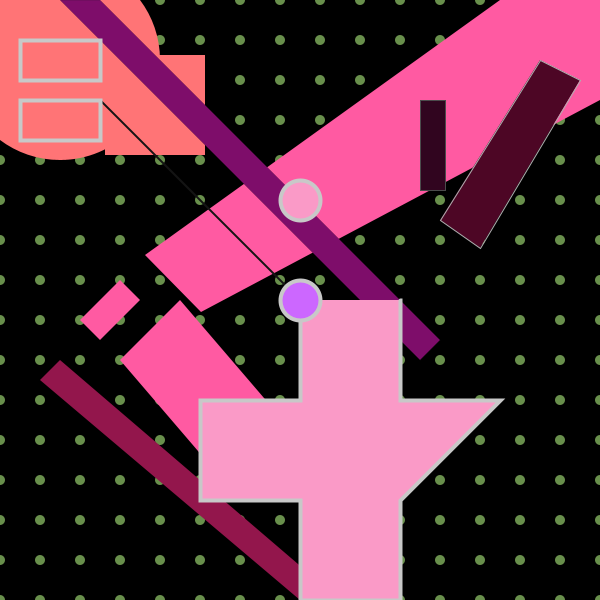
Frame 1 (no input)
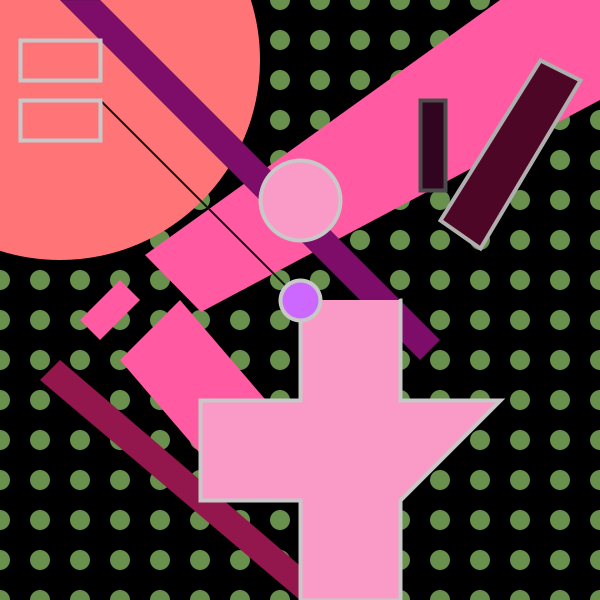
Frame 60 (the mouse pressed at the canvas centre just before this capture)
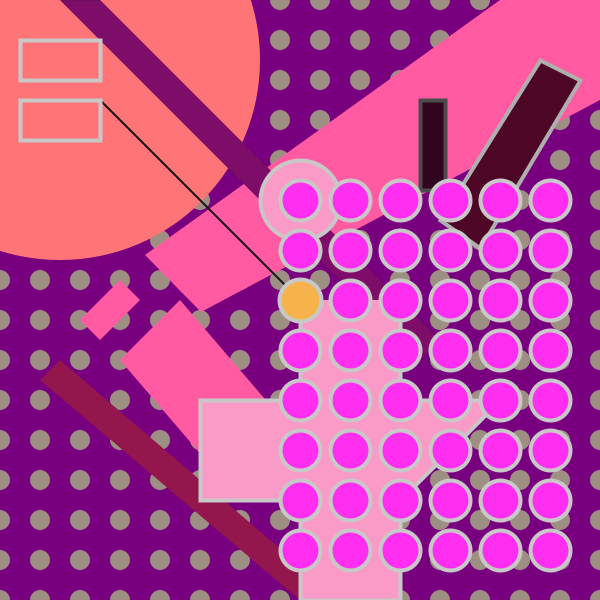
Frame 120 (the mouse held since frame 60 and released just before this capture)

The Processing sketch that drew these frames (run headless with seeded random() and noise(); from frame 60 on, the mouse is pressed at the canvas centre):

// Processing sketch: processing_16212
// ── processing_16212.pde

void setup() {
 
  size(600,600); 
  noStroke();
  background(219,189,252); 
 
  smooth();
}
 
void draw() {

  noStroke();
 
  float mapColorR = map(mouseX, 0, 600, 0, 240);
  float mapColorB = map(mouseY, 0, width, 0, 255);
  fill(mapColorR,0, mapColorB);
  rect(0, 0, width, height);
 
  for (int y=0; y <= height; y +=40) { 
 
    for (int x= 0; x <= width; x +=40) { 
 
      fill (186,262,135,144); 
 
      ellipse(x,y,10,10);
    }
  } 
  
  smooth();
  fill(255,116,118);
  rect(105, 55, 100, 100);
  ellipse(60, 60,200, 200); 
  fill(255,90,162);
  beginShape();
  vertex(145,255);
  vertex(500,0);
  vertex(600,0);
  vertex(600,100);
  vertex(201,312);
  vertex(145,255);
  endShape();

  quad(80,320,120,280,140,300,100,340);
  quad(120,360,180,300,300,440,240,500);
   
  fill(147,22,76);
 
  quad(60,360,340,600,300,600,40,380);

  fill(77,6,37);
  stroke(175);
  quad(540,60,580,80,480,248,440,220);
 
 
  fill(49,5,31);
  stroke(75);
  rect(420,100,25,90);
 
  fill(242,54,120);
  strokeWeight(2);
  vertex(320,520);
  vertex(260,600);
  vertex(160,600);
  vertex(0,480);
  endShape();

  stroke(20);
  fill(227,94,203);
  line(100,100,300,300);

 
  fill(126,13,106);
  strokeWeight(0);
  quad(60,0,100,0,440,340,420,360);

  beginShape();
  fill(250,154,199);
  strokeWeight(4);
  stroke(200);
  vertex(400,300);
  vertex(400,300);
  vertex(400,400);
  vertex(500,400);
  vertex(400,500);
  vertex(400,600);
  vertex(300,600);
  vertex(300,500);
  vertex(200,500);
  vertex(200,400);
  vertex(300,400);
  vertex(300,300);
 
  endShape();

    
  ellipse(300,200,40,40);
  if(mousePressed == true) { 
 
    fill(800,46,240); 
    for (int x = 300; x <= width-10; x += 50) { 
 
      for (int y = 200; y <= height-10; y += 50) { 
 
 
 
        ellipse(x,y,20,20);
      }
    }
  } 
 
 
 
  int x = 20;
  int y = 40;
  int w =80;
  int h = 40;
 
 
  if((mouseX > x) && (mouseX < x + w) && (mouseY > y) && (mouseY < y+ h)) {
    fill(154,96,250);
  }
  else {
    fill(255,116,118);
  }
  rect(x, y, w, h);
 
 
 int radius = 20;
 
 
  ellipseMode(RADIUS);
 
  float d = dist(width/2, height/2,mouseX, mouseY);
  fill(204,103,255);
 
  if ( d < radius) {
    fill(247,179,75);
    radius++;
  } 
  else if (mousePressed && (d > radius) && (radius > 20)) {
    fill(66,195,252);
    radius--;
    println(radius);
  }
  ellipse(width/2, height/2, radius, radius);
 
int a = 20;
int b = 100;
int c = 80;
int t = 40;
 
 
 
  if((mouseX > a) && (mouseX < a + c) && (mouseY > b) && (mouseY < b+ t)) {
    fill(154,96,250);
  }
  else {
    fill(255,116,118);
  }
  rect(a, b, c, t);
}
